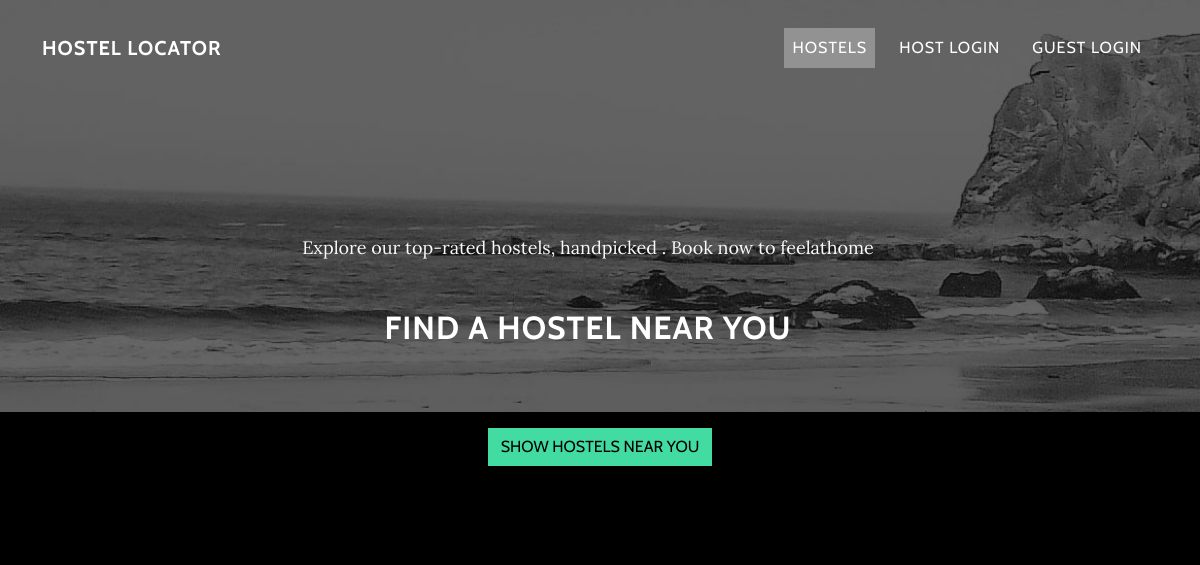
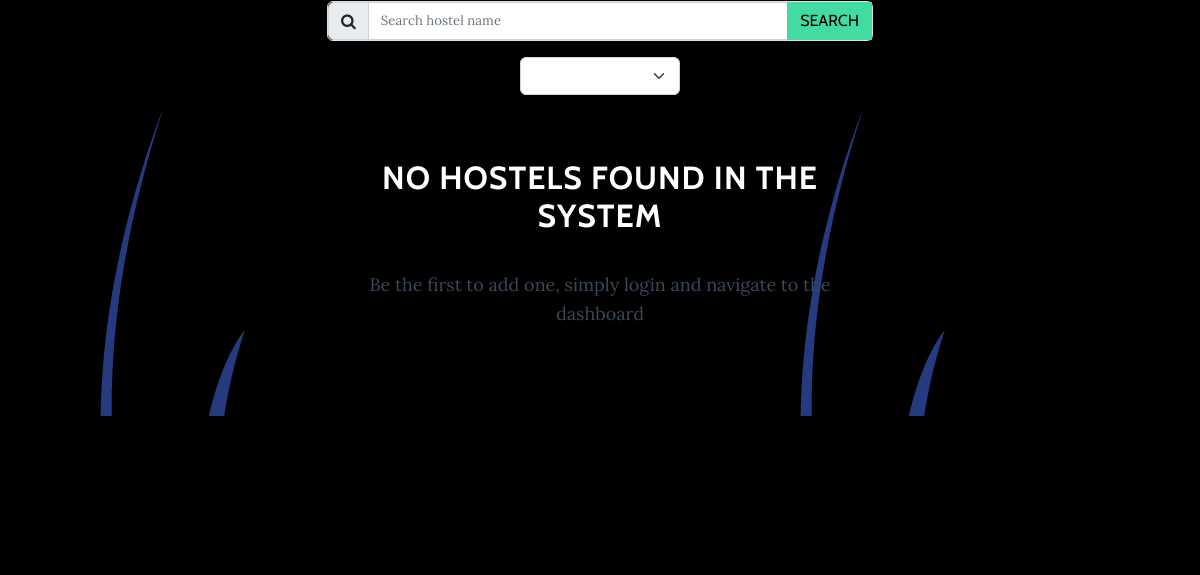
Before: /hostels/ (upper part) with the older database file (2 pictures, top to bottom).
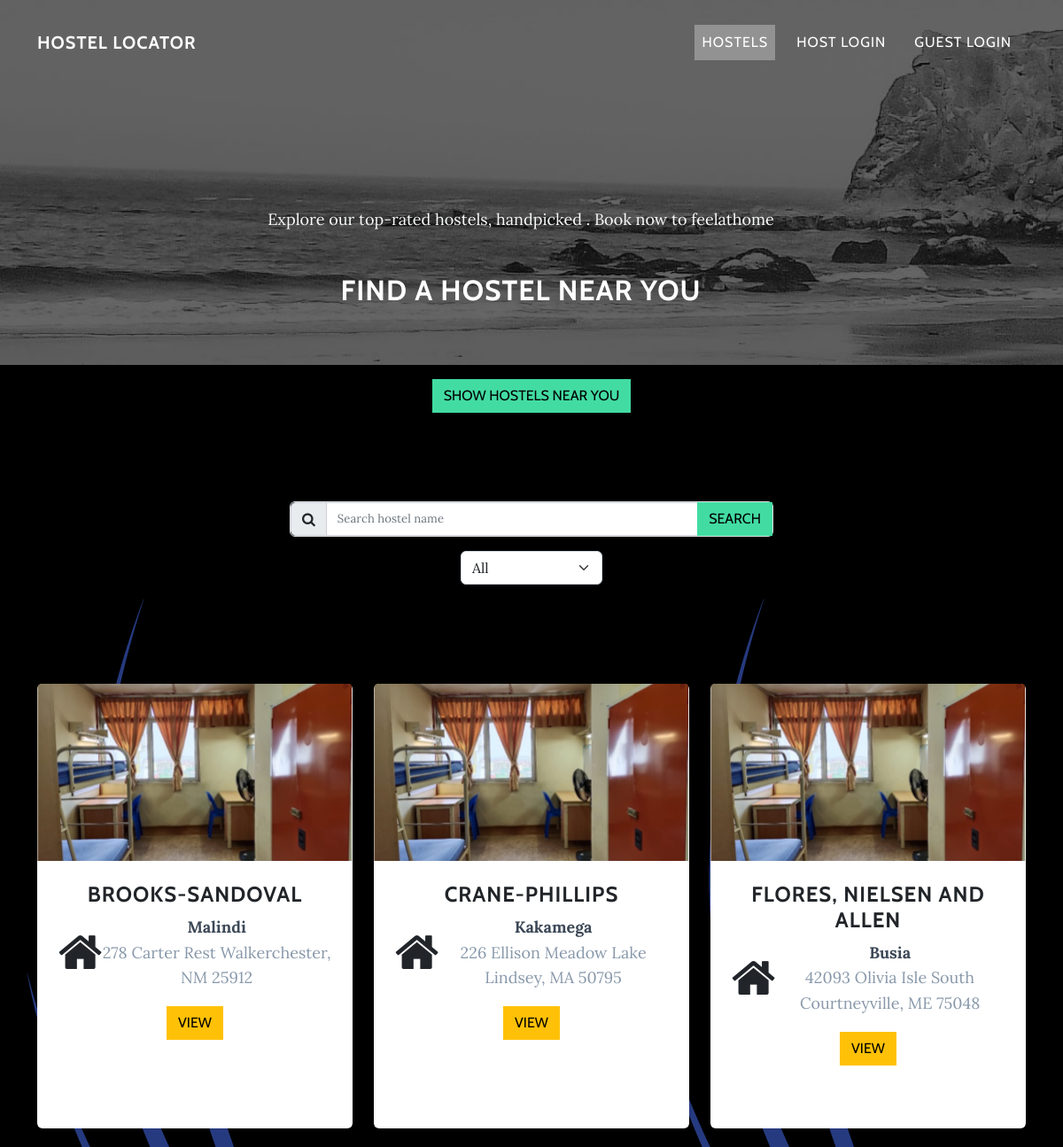
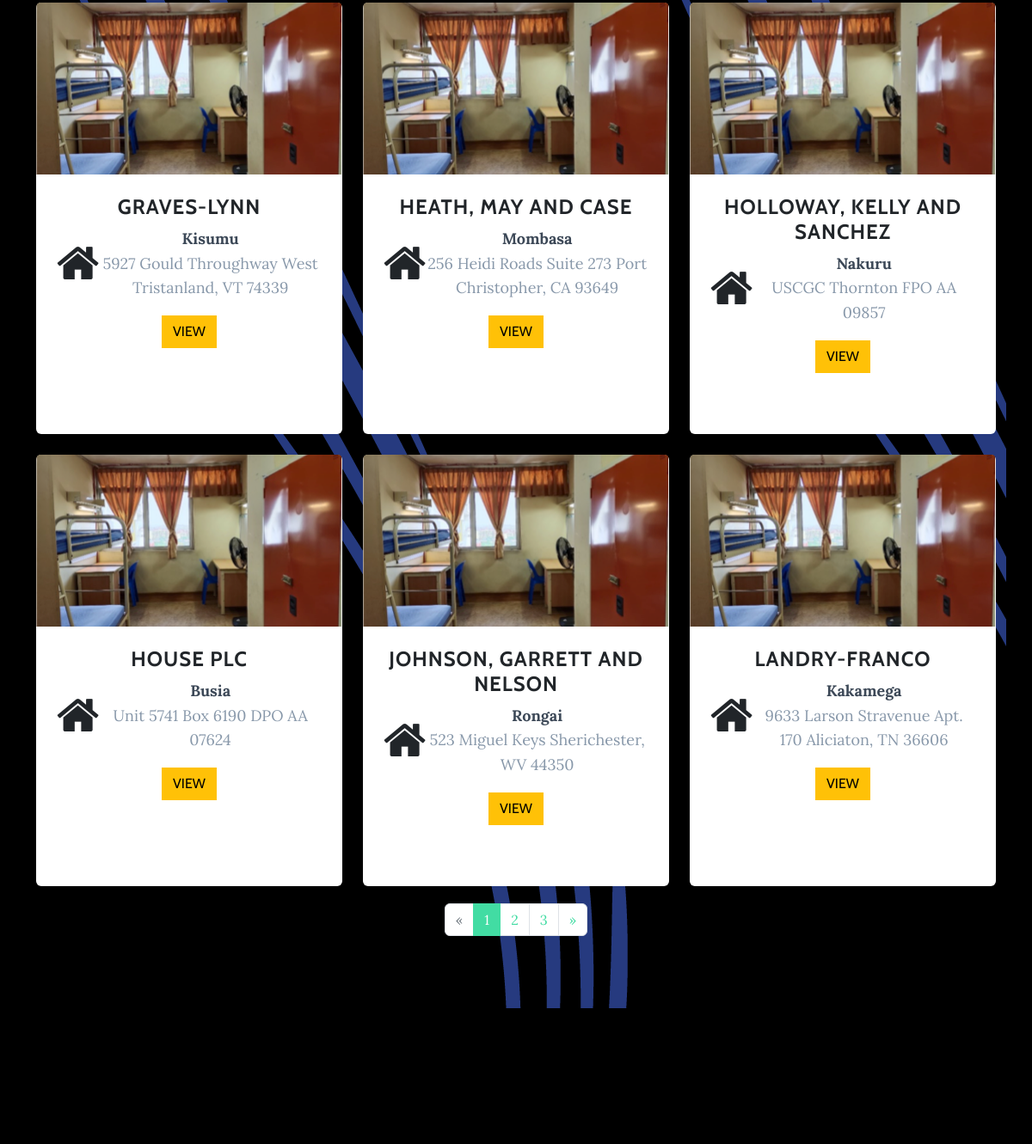
After: the same page with the newer database file (2 pictures, top to bottom).
### hostel_app/models.py (models this page shows, shortened)
class Hostel(models.Model):
    name = models.CharField(max_length=50)
    cover = models.ImageField(upload_to='cover', default='default.png')
    services = models.ManyToManyField("Service")
    location = models.ForeignKey(
        'Location', on_delete=models.SET_NULL, null=True)
    address = models.CharField(max_length=250, null=True)
    owner = models.ForeignKey(User, on_delete=models.SET_NULL, null=True)
    class Meta:
        verbose_name = 'Hostel'
        verbose_name_plural = 'Hostels'
        ordering = ['name']

class Location(models.Model):
    name = models.CharField(max_length=150,blank=True)
    latitude = models.DecimalField(max_digits=9, decimal_places=6,null=True)
    longitude = models.DecimalField(max_digits=9, decimal_places=6,null=True)
    timestamp = models.DateTimeField(auto_now_add=True, null=True)
    def __str__(self):
        return self.name
    class Meta:
        verbose_name = 'UserLocation'
        verbose_name_plural = 'UserLocations'

### hostel_app/views.py (the view)
# urls.py: path('hostels/', views.HostelListView.as_view(), name='hostel-list'),
class HostelListView(generic.ListView):
    model = Hostel
    template_name = "hostel_list.html"
    paginate_by = 9
    def get_context_data(self, **kwargs):
        context = super().get_context_data(**kwargs)
        query = self.request.GET.get("query")
        lat = self.request.GET.get("lat")
        long = self.request.GET.get("lng")
        nearby = self.request.GET.get("nearby")
        try:
            user_location = get_location(lat, long)
            context['show_near'] = nearby
            context['nearby'] = Hostel.objects.filter(
                location__name__icontains=user_location)
            context['user_location'] = user_location
        except:
            pass
        context['locations'] = Location.objects.all()
        context['select_location'] = self.request.GET.get("location")
        if query:
            context["query"] = query
        return context
    def get_queryset(self):
        queryset = super().get_queryset()
        query = self.request.GET.get("query")
        location = self.request.GET.get("location")
        if query:
            queryset = queryset.filter(name__icontains=query)
        if location:
            queryset = queryset.filter(location__name__icontains=location)
        return queryset

### hostel_app/templates/hostel_list.html (shortened to what this page needs)
{% extends 'hostel_base.html' %} {% load static %} {% block main %}
<section class="text-center download-section content-section" id="hostels" style="
		background-image: url('{% static 'assets/img/downloads-bg.jpg' %}');
		padding: 0;
		height: 412px;
	">
    <div class="row align-items-end mb-5" style="height: 100%; width: 100%">
        <div class="col-md-8 col-xl-6 text-center d-flex flex-column-reverse align-items-center mx-auto"
            style="height: 50vh">
            <h2 style="padding: 30px 0">Find a hostel near you</h2>
            <p class="text-light" style="padding: 0">
                Explore our top-rated hostels, handpicked .
                Book now to feelathome
            </p>
        </div>
    </div>
</section>
{% if show_near %}
<div class="p-5">
    <div class="container-fluid">
        <h1 class="display-5 fw-bold">Hostels nearby</h1>
    </div>
</div>
<section data-aos="zoom-in-down" data-aos-duration="400" data-aos-once="true" class="min-vh-100"
    style="padding-top: 30px;padding-bottom: 30px;min-height: 50vh !important;">
    <div class="container" style="min-width: 90vw;padding: 0;width: 100%;">
        {% if nearby %}
        <div data-aos="fade-up" data-aos-duration="400" data-aos-delay="200" data-aos-once="true" class="owl-slider"
            style="width: 100%;">
            <div id="carousel" class="owl-carousel">
                {% for hostel in nearby %}
                <div class="item height-350" style="height: auto;padding: 10px;">
                    <div class="col-md-4" style="width: 100%;">
                        <div class="blog-card blog-card-blog">
                            <div class="blog-card-image"><a href="#"><img class="img-fluid img"
                                        src="{{hostel.cover.url}}"></a>
                                <div class="ripple-cont"></div>
                            </div>
                            <div class="blog-table">
                                <p class="blog-card-description" style="font-family: 'Playfair Display', serif;">
                                    {{hostel.name}}</p><a href="{{hostel.get_absolute_url}}"
                                    class="btn btn-primary btn-lg btn-default" type="button"><span
                                        class="network-name">&nbsp;Peek
                                        inside</span></a>
                                <hr>
                                <div class="d-flex justify-content-between ftr">
                                    <div class="author"><a href="https://github.com/DesignofCp" target="_blank"><i
                                                class="fas fa-location-arrow" style="font-size: 28px;"></i></a></div>
                                    <div class="stats"><span>{{hostel.location}}</span></div>
                                </div>
                                <div class="d-flex justify-content-between ftr">
                                    <div class="author"><a href="https://github.com/DesignofCp" target="_blank"><i
                                                class="fas fa-street-view" style="font-size: 28px;"></i></a></div>
                                    <div class="stats"><span>{{hostel.address}}</span></div>
                                </div>
                                <div class="d-flex justify-content-between ftr">
                                    <div class="author"><a href="https://github.com/DesignofCp" target="_blank"><i
                                                class="far fa-star" style="font-size: 28px;"></i></a></div>
                                    <div class="stats"><span>4.6</span></div>
                                </div>
                            </div>
                        </div>
                    </div>
                </div>
                {% endfor %}
            </div>
        </div>
        {% else %}
        <div class="p-5 mb-4 ">
            <div class="container-fluid py-5">
                <h1 class="display-5 fw-bold">No Hostels found near you</h1>
            </div>
        </div>
        {% endif %}
    </div>
</section>
{% else %}
<div class="text-center my-3">
    <button type="button" class="btn btn-primary" onclick="getLocation()">Show hostels near you</button>
</div>
{% endif %}
<div class="container" id="hosts" style="margin-top: 100px">
    <div class="row d-flex justify-content-around">
        <div class="col-md-6 col-lg-6 offset-lg-0">
            <form method="get" id="hostel-form">
                <div class="input-group border rounded">
                    <span class="input-group-text"><i class="fa fa-search"></i></span><input class="form-control"
                        name="query" placeholder="Search hostel name" value="{{query}}" type="text" /><button
                        class="btn btn-primary" type="submit">
                        Search
                    </button>
                </div>
                <div class="select mx-auto my-3" style="width:10rem;">
                    <select class="form-select" id="locationSelect" name="location" aria-label="Select Location"
                        defaultValue="0">
                        {% if locations %}
                        <option {% if not select_location %}selected{% endif %}>All</option>
                        {% endif %}
                    </select>
                </div>
            </form>
        </div>
    </div>
</div>
<section class="text-center content-section" id="contact" style="padding: 0">
    <div class="container py-4 py-xl-5" style="background: url('{% static 'assets/img/img12.png' %}')">
        <div class="row mb-5">
            {% if not page_obj %}
            <div class="col-md-8 col-xl-6 text-center mx-auto">
                <h2>No Hostels found in the system</h2>
                <p>
                    Be the first to add one, simply {% if not user.is_authenticated %} login and {% endif %} navigate to
                    the dashboard
                </p>
            </div>
            {% endif %}
        </div>
        <div class="row gy-4 row-cols-1 row-cols-md-2 row-cols-xl-3 justify-content-center" id="hostels">
            {% if page_obj%} {% for hostel in page_obj %}
            <div class="col">
                <div class="card rounded h-100">
                    <img class="card-img-top w-100 d-block fit-cover" style="height: 200px"
                        src="{{hostel.cover.url}}" />
                    <div class="card-body text-dark p-4" style="border-style: none">
                        <h4 class="card-title">{{hostel.name}}</h4>
                        <div class="d-flex justify-content-between align-items-center">
                            <i class="fa fa-home" style="font-size: 53px"></i>
                            <div>
                                <p class="fw-bold mb-0">{{hostel.location}}</p>
                                <p class="text-muted mb-0">
                                    {{hostel.address}}
                                </p>
                            </div>
                        </div>
                        <a class="btn btn-warning" data-bss-hover-animate="pulse" id="btnHostel" type="button"
                            style="margin: 17px" href="{% url 'hostel-detail' pk=hostel.pk %}">View</a>
                    </div>
                </div>
            </div>
            {% endfor %} {% endif %}
        </div>
        {% if page_obj %}
        <div class="d-xl-flex justify-content-xl-center align-items-xl-center" style="padding: 20px 0">
            <nav>
                <ul class="pagination">
                    {% if page_obj.has_previous %}
                    <li class="page-item">
                        <a class="page-link" href="?page={{ page_obj.previous_page_number }}&query={{query}}"
                            aria-label="Previous"><span aria-hidden="true">&laquo;</span></a>
                    </li>
                    {% else %}
                    <li class="page-item disabled">
                        <a class="page-link" href="#" aria-label="Previous"><span aria-hidden="true">&laquo;</span></a>
                    </li>
                    {% endif %} {% for num in page_obj.paginator.page_range %}
                    {% if page_obj.number == num %}
                    <li class="page-item active">
                        <a class="page-link" href="#?query={{query}}">{{ num }} </a>
                    </li>
                    {% elif num > page_obj.number|add:'-3' and num < page_obj.number|add:'3' %} <li class="page-item">
                        <a class="page-link" href="?page={{ num }}&query={{query}}">{{ num }}</a>
                        </li>
                        {% endif %} {% endfor %} {% if page_obj.has_next %}
                        <li class="page-item">
                            <a class="page-link" href="?page={{ page_obj.next_page_number }}&query={{query}}"
                                aria-label="Next"><span aria-hidden="true">&raquo;</span></a>
                        </li>
                        {% else %}
                        <li class="page-item disabled">
                            <a class="page-link" href="#" aria-label="Next"><span aria-hidden="true">&raquo;</span></a>
                        </li>
                        {% endif %}
                </ul>
            </nav>
        </div>
        {% endif %}
    </div>
</section>
{% endblock main %}

### hostel_app/templates/hostel_base.html (shortened to what this page needs)
<!DOCTYPE html>
<html lang="en">
{% load static %}
<head>
	<link rel="stylesheet" href="{% static 'assets/bootstrap/css/bootstrap.min.css' %}" />
	<link rel="stylesheet" href="https://use.fontawesome.com/releases/v5.12.0/css/all.css" />
	<link rel="stylesheet" href="https://cdnjs.cloudflare.com/ajax/libs/font-awesome/4.7.0/css/font-awesome.min.css" />
	<link rel="stylesheet" href="{% static 'assets/fonts/fontawesome5-overrides.min.css' %}" />
	<link rel="stylesheet" href="https://cdnjs.cloudflare.com/ajax/libs/aos/2.3.4/aos.css" />
	<link rel="stylesheet" href="{% static 'assets/css/Account-setting-or-edit-profile.css' %}" />
	<link rel="stylesheet" href="{% static 'assets/css/Animated-Type-Heading-BS5.css' %}" />
	<link rel="stylesheet" href="{% static 'assets/css/Articles-Cards-images.css' %}" />
	<link rel="stylesheet" href="{% static 'assets/css/Footer-Dark-Multi-Column-icons.css' %}" />
	<link rel="stylesheet"
		href="https://cdnjs.cloudflare.com/ajax/libs/OwlCarousel2/2.3.4/assets/owl.carousel.min.css" />
	<link rel="stylesheet" href="{% static 'assets/css/Login-with-overlay-image.css' %}" />
	<link rel="stylesheet" href="{% static 'assets/css/Manage-Users.css' %}" />
	<link rel="stylesheet" href="{% static 'assets/css/Notes-Dashboard.css' %}" />
	<link rel="stylesheet" href="{% static 'assets/css/OwlCarousel-2.css' %}" />
	<link rel="stylesheet" href="{% static 'assets/css/Responsive-Open-Source-CardBS5.css' %}" />
</head>
<body id="page-top" data-bs-spy="scroll" data-bs-target="#mainNav" data-bs-offset="77">
	<nav class="navbar navbar-light navbar-expand-md fixed-top" id="mainNav">
		<div class="container">
			<a class="navbar-brand" href="{% url 'hostel-home' %}">Hostel Locator</a>
			<div class="collapse navbar-collapse" id="navbarResponsive">
				<ul class="navbar-nav ms-auto">
					<li class="nav-item nav-link">
						<a class="nav-link active" href="{% url 'hostel-list' %}">Hostels</a>
					</li>
					{% if user.is_authenticated %}
					{% if user.userprofile.role == 'host' %}
						<li class="nav-item nav-link">
							<a class="nav-link" href="{% url 'dashboard' %}">Host Dashboard</a>
						</li>
					{% else %}
					<li class="nav-item nav-link">
						<a class="nav-link" href="{% url 'dashboard' %}">Dashboard</a>
					</li>
					<li class="nav-item nav-link">
						<a class="nav-link" href="{% url 'profile' %}">Profile</a>
					</li>
					{% endif %}
					<li class="nav-item nav-link">
						<a class="nav-link" href="{% url 'logout' %}">Logout</a>
					</li>
					{% else %}
					<li class="nav-item nav-link">
						<a class="nav-link" href="{% url 'login' role='host' %}">Host Login</a>
					</li>
					<li class="nav-item nav-link">
						<a class="nav-link" href="{% url 'login' role='guest' %}">Guest login</a>
					</li>
					{% endif %}
				</ul>
			</div>
		</div>
	</nav>
	{% block main %} {% endblock main %} {% block contact %}
	<section class="text-center content-section" id="contact">
	</section>
	{% endblock contact %}
</body>
</html>

Changed rows visible on the page:
added Hostel: cover (placeholder picture), name "BROOKS-SANDOVAL", location "Malindi", address "278 Carter Rest Walkerchester, NM 25912"
added Hostel: cover (placeholder picture), name "CRANE-PHILLIPS", location "Kakamega", address "226 Ellison Meadow Lake Lindsey, MA 50795"
added Hostel: cover (placeholder picture), name "FLORES, NIELSEN AND ALLEN", location "Busia", address "42093 Olivia Isle South Courtneyville, ME 75048"
added Hostel: cover (placeholder picture), name "GRAVES-LYNN", location "Kisumu", address "5927 Gould Throughway West Tristanland, VT 74339"
added Hostel: cover (placeholder picture), name "HEATH, MAY AND CASE", location "Mombasa", address "256 Heidi Roads Suite 273 Port Christopher, CA 93649"
added Hostel: cover (placeholder picture), name "HOLLOWAY, KELLY AND SANCHEZ", location "Nakuru", address "USCGC Thornton FPO AA 09857"
added Hostel: cover (placeholder picture), name "HOUSE PLC", location "Busia", address "Unit 5741 Box 6190 DPO AA 07624"
added Hostel: cover (placeholder picture), name "JOHNSON, GARRETT AND NELSON", location "Rongai", address "523 Miguel Keys Sherichester, WV 44350"
added Hostel: cover (placeholder picture), name "LANDRY-FRANCO", location "Kakamega", address "9633 Larson Stravenue Apt. 170 Aliciaton, TN 36606"
Other visible differences:
form field location: (not shown) → "All"
text no longer shown: "NO HOSTELS FOUND IN THE SYSTEM Be the first to add one, simply login and navigate to the dashboard"
new list line: "1"
new list line: "2"
new list line: "3"
